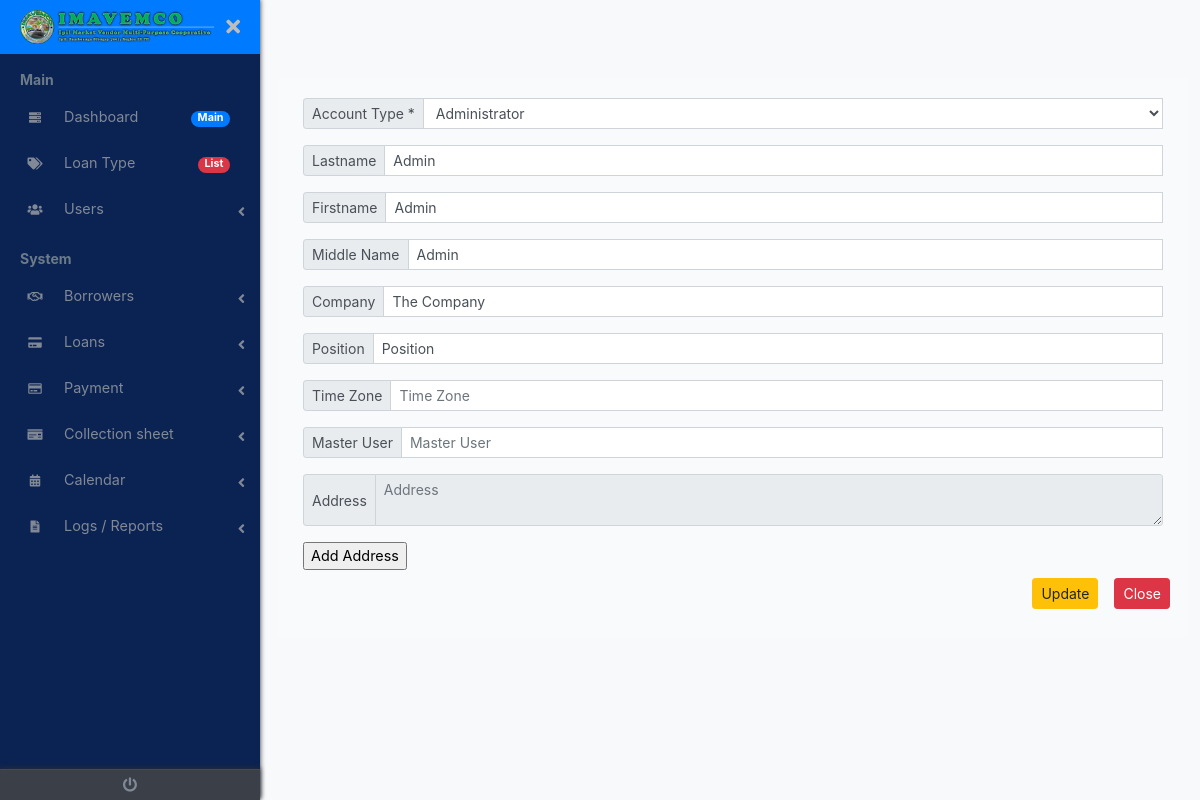
The app's page /routes/user/profile/index.php (signed in) with its own data.
### tables this page shows
CREATE TABLE `conf` (
  `id` int(11) NOT NULL,
  `cmpny_name` varchar(254) NOT NULL,
  `sys_name` varchar(254) NOT NULL,
  `sys_ver` varchar(254) NOT NULL,
  `sys_logo` varchar(254) NOT NULL,
  `navbar_logo` varchar(254) NOT NULL,
  `navbar_logo_scroll` varchar(254) NOT NULL,
  `favicon` varchar(254) NOT NULL,
  `dboard_bgimg` varchar(254) NOT NULL,
  `quote_title` varchar(254) NOT NULL,
  `ceo_pres` varchar(254) NOT NULL,
  `memail` varchar(254) NOT NULL,
  `facebook` text NOT NULL,
  `telno` varchar(254) NOT NULL,
  `mobileno` varchar(254) NOT NULL,
  `maddress` text NOT NULL,
  `idletime` int(11) NOT NULL,
  `themename` varchar(254) NOT NULL,
  `domainhome` varchar(254) NOT NULL,
  `fontglobal` varchar(254) NOT NULL,
  `datetoday` varchar(8) NOT NULL,
  `created` datetime NOT NULL,
  `primary_color` varchar(254) NOT NULL,
  `second_color` varchar(254) NOT NULL,
  `third_color` varchar(254) NOT NULL,
  `forth_color` varchar(254) NOT NULL,
  `fifth_color` varchar(254) NOT NULL,
  `sixth_color` varchar(254) NOT NULL,
  `seventh_color` varchar(254) NOT NULL,
  `eight_color` varchar(254) NOT NULL,
  `ninght_color` varchar(254) NOT NULL,
  `tenth_color` varchar(254) NOT NULL,
  `menu_gradient_color` varchar(254) NOT NULL,
  `geo_map` text NOT NULL,
  `build_by` varchar(254) NOT NULL,
  `cwebzite` varchar(254) NOT NULL,
  `dcurrencyx` varchar(15) NOT NULL,
  `nav_bar_orrient` text NOT NULL,
  `modified` timestamp NOT NULL DEFAULT current_timestamp() ON UPDATE current_timestamp(),
  `button_size` text NOT NULL,
  `content_width` text NOT NULL,
  `login_bg_color` text NOT NULL,
  `custom_link_register` text NOT NULL,
  `page_visit` int(11) NOT NULL,
  `d_main` text NOT NULL,
  `d_system` text NOT NULL,
  `d_app` text NOT NULL,
  `d_extra` text NOT NULL,
  `d_trash` text NOT NULL,
  `d_about` text NOT NULL,
  `profstyleimg` int(11) NOT NULL,
  `bgsidebarimg` text NOT NULL
);

CREATE TABLE `tbl_sysuser` (
  `usercode` varchar(254) NOT NULL,
  `username` varchar(254) NOT NULL,
  `passcode` varchar(254) NOT NULL,
  `pin` varchar(6) NOT NULL,
  `extname` text NOT NULL,
  `img_url` text NOT NULL,
  `fullname` text NOT NULL,
  `uemail` varchar(254) NOT NULL,
  `umobileno` varchar(20) NOT NULL,
  `xposition` varchar(254) NOT NULL,
  `secquest` varchar(254) NOT NULL,
  `secans` varchar(254) NOT NULL,
  `ulevpos` int(3) NOT NULL,
  `uonline` int(1) NOT NULL,
  `ustatz` int(1) NOT NULL,
  `createdby` varchar(254) NOT NULL,
  `lname` text NOT NULL,
  `fname` text NOT NULL,
  `mname` text NOT NULL,
  `address` text NOT NULL,
  `deletedx` int(1) NOT NULL,
  `testimony` text NOT NULL,
  `cmpny` text NOT NULL,
  `cmpny_position` text NOT NULL,
  `gogfirstime` int(1) NOT NULL,
  `created` datetime NOT NULL DEFAULT current_timestamp(),
  `modified` timestamp NOT NULL DEFAULT current_timestamp() ON UPDATE current_timestamp(),
  `timeZone` text NOT NULL,
  `numberOfAttempts` int(11) NOT NULL
);

### routes/user/profile/index.php (called while the page is built, shortened)
<?php
	include_once "../../../inc/webconfig/conf.php";
	$foldername = "user";
	$tblname = "tbl_sysuser";
	$prim_id = "usercode";
	$cnn = new PDO("mysql:host={$host};dbname={$db}", $unameroot, $pw);
	include_once "../../../content/template-part/{$themename}/dashboard-header.php";
	include_once "../../../content/view/{$foldername}/profile.php";
	include_once "../../../content/template-part/{$themename}/dashboard-footer.php";

### inc/webconfig/conf.php (called while the page is built, shortened)
<?php
	$chckfle = file_exists("inc/srvr.php");
	if ($chckfle) {
		include_once "inc/srvr.php";
	} else {
		$chckfle1 = file_exists("../../inc/srvr.php");
		if ($chckfle1) {
			include_once "../../inc/srvr.php";
		} else {
			$chckfle2 = file_exists("../../../inc/srvr.php");
			if ($chckfle2) {
				include_once "../../../inc/srvr.php";
			} else {
				include_once "../../../../inc/srvr.php";
			}
		}
	}
	try {
		$cnn = new PDO("mysql:host={$host};dbname={$db}", $unameroot, $pw);
		$qry_webconf = "SELECT * FROM conf WHERE id=:ownerid LIMIT 1";
		$stmt_webconf = $cnn->prepare($qry_webconf);
		$stmt_webconf->bindParam(':ownerid', $owner_id);
		$stmt_webconf->execute();
		$row_webconf = $stmt_webconf->fetch(PDO::FETCH_ASSOC);
		$navbarlogo = $row_webconf['navbar_logo'];
		$themename = $row_webconf['themename'];
		$dmaintitle = $row_webconf['d_main'];
		$dsystemtitle = $row_webconf['d_system'];
	} catch(PDOException $e) {
		$err = $e->getMessage();
		$err2 = strrchr($e,"1049");
		if($err2=1049){
			echo "Error: Unknown Database.<br><a href='".$dir."dbase/creadb'>Fix It!</a>";
			die;
		}
	}

### inc/srvr.php (called while the page is built, shortened)
<?php
	$owner_id	= 7;

### inc/xsession.php (called while the page is built, shortened)
<?php
	if(empty($_SESSION["usercode"]) || empty($_SESSION["username"]) || empty($_SESSION["fullname"]) || empty($_SESSION["ulevpos"]) || empty($_SESSION["surname"]) || empty($_SESSION["firstname"]) || empty($_SESSION["middlename"]) || empty($_SESSION["postitle"])) {
		header("location:../login");
	} else {
		$uid			= $_SESSION['usercode'];
	}

### content/view/user/profile.php (the view, shortened to what this page needs)
<?php
	include_once "../../../content/template-part/{$themename}/dashboard-navbar.php";
	include_once "../../../inc/address/index.php";
	$idedit = trim($uid);
	$qry_edit = "SELECT * FROM {$tblname} WHERE {$prim_id}=:idedit LIMIT 1";
	$stmt_edit = $cnn->prepare($qry_edit);
	$stmt_edit->bindParam(':idedit', $idedit);
	$stmt_edit->execute();
	$row_curr = $stmt_edit->fetch(PDO::FETCH_ASSOC);
	$lname = $row_curr['lname'];
	$fname = $row_curr['fname'];
	$mname = $row_curr['mname'];
	$address = $row_curr['address'];
	$createdby = $row_curr['createdby'];
	$cmpny = $row_curr['cmpny'];
	$cmpny_position = $row_curr['cmpny_position'];
	$timeZone = $row_curr['timeZone'];
?>
<main class="page-content">
	<div class="container-fluid bg-light-opacity">
		<form method="post" class="needs-validation" novalidate>
			<div class="input-group mb-3 input-group-sm">
				<div class="input-group-prepend">
					<span class="input-group-text">Account Type *</span>
				</div>
				<select id="idx_ulevpos" class="form-control" name="idx_ulevpos" required autofocus>
				</select>
			</div>
			<div class="input-group mb-3 input-group-sm">
				<div class="input-group-prepend">
					<span class="input-group-text">Lastname</span>
				</div>
				<input id="idx_lname" name="idx_lname" type="text" class="form-control" placeholder="Lastname" required value="<?php echo $lname; ?>">
			</div>
			<div class="input-group mb-3 input-group-sm">
				<div class="input-group-prepend">
					<span class="input-group-text">Firstname</span>
				</div>
				<input id="idx_fname" name="idx_fname" type="text" class="form-control" placeholder="Firstname" required value="<?php echo $fname; ?>">
			</div>
			<div class="input-group mb-3 input-group-sm">
				<div class="input-group-prepend">
					<span class="input-group-text">Middle Name</span>
				</div>
				<input id="idx_mname" name="idx_mname" type="text" class="form-control" placeholder="Middle Name" required value="<?php echo $mname; ?>">
			</div>
			<div class="input-group mb-3 input-group-sm">
				<div class="input-group-prepend">
					<span class="input-group-text">Company</span>
				</div>
				<input id="idx_cmpny" name="idx_cmpny" type="text" class="form-control" placeholder="Company" value="<?php echo $cmpny; ?>" list="cmpnyList">
			</div>
			<div class="input-group mb-3 input-group-sm">
				<div class="input-group-prepend">
					<span class="input-group-text">Position</span>
				</div>
				<input id="idx_cmpny_position" name="idx_cmpny_position" type="text" class="form-control" placeholder="Position" value="<?php echo $cmpny_position; ?>" list="cmpnyPositionList">
			</div>
			<div class="input-group mb-3 input-group-sm">
				<div class="input-group-prepend">
					<span class="input-group-text">Time Zone</span>
				</div>
				<input id="idx_timeZone" name="idx_timeZone" type="text" class="form-control" placeholder="Time Zone" value="<?php echo $timeZone; ?>" list="timeZoneList">
			</div>
			<div class="input-group mb-3 input-group-sm">
				<div class="input-group-prepend">
					<span class="input-group-text">Master User</span>
				</div>
				<input id="idx_createdby" name="idx_createdby" type="text" class="form-control" placeholder="Master User" value="<?php echo $createdby; ?>" list="userList">
			</div>
			<div class="input-group mb-3 input-group-sm">
				<div class="input-group-prepend">
					<span class="input-group-text">Address</span>
				</div>
				<textarea id="zaddress" class="form-control" placeholder="Address" name="zaddress" readonly autofocus><?php echo $address; ?></textarea>
			</div>
			<input id="plsaddrloc" type="button" data-toggle="modal" data-target="#ymModalAddress" value="Add Address" name="plsaddrloc">
			<div class="row justify-content-end">
				<input type="submit" name="btnUpdate" value="Update" class="btn btn-warning btn-sm m-2">
				<a href="../../../routes/<?php echo $foldername; ?>" class="btn btn-danger btn-sm m-2">Close</a>
			</div>
		</form>
	</div>
</main>

### content/template-part/imavemco/dashboard-navbar.php (shortened to what this page needs)
<?php
	$chckfle2 = file_exists("../../inc/xsession.php");
	if ($chckfle2) {
		include_once "../../inc/xsession.php";
		$baklnk = "../../";
	} else {
		include_once "../../../inc/xsession.php";
		$baklnk = "../../../";
	}
	if (empty(trim($dmaintitle))) {
		$dmaintitle2 = "Main";
		$dmaintitle2_display = "d-none";
	} else {
		$dmaintitle2 = $dmaintitle;
	}
	if (empty(trim($dsystemtitle))) {
		$dsystemtitle2 = "System";
		$dsystemtitle2_display = "d-none";
	} else {
		$dsystemtitle2 = $dsystemtitle;
	}
?>
<nav id="sidebar" class="sidebar-wrapper box-shadow-default">
	<div class="sidebar-brand bg-primary">
		<?php
			if ($sidelogdbr=1) {
				?>
					<a href="<?php echo $baklnk; ?>" class="text-left">
						<img src="<?php echo $baklnk.'content/theme/'.$themename.'/storage/img/'.$navbarlogo; ?>" class="dboard-top-left-logo">
					</a>
				<?php
			} else {
				?>
					<a href="<?php echo $baklnk; ?>">Visit Site</a>
				<?php
			}
		?>
		<div id="close-sidebar">
			<i class="fas fa-times"></i>
		</div>
	</div>
	<div class="sidebar-content">
		<div class="sidebar-menu border-0">
			<ul>
				<li class="header-menu">
					<span style="cursor: pointer;" onclick="window.open('<?php echo $baklnk; ?>routes/dashboard','_self');"><?php echo $dmaintitle2; ?></span>
				</li>
				<?php
					if ($_SESSION["ulevpos"]==1) {
						?>
							<li class="">
								<a href="<?php echo $baklnk; ?>routes/dashboard">
									<i class="fas fa-server"></i>
									<span>Dashboard</span>
									<span class="badge badge-pill badge-primary">Main</span>
								</a>
							</li>
						<?php
					}
				?>
				<?php
					if ($_SESSION["ulevpos"]==1) {
						?>
						<li class="">
							<a href="<?php echo $baklnk; ?>routes/item">
								<i class="fas fa-tags"></i>
								<span>Loan Type</span>
								<span class="badge badge-pill badge-danger">List</span>
							</a>
						</li>
						<?php
					}
				?>
				<li class="sidebar-dropdown">
					<a href="#" title="User">
						<i class="fas fa-users"></i>
						<span>Users</span>
					</a>
				</li>
				<li class="header-menu <?php echo $dsystemtitle2_display; ?>">
					<span><?php echo $dsystemtitle2; ?></span>
				</li>
				<?php include_once "dashboard-navbar-menu.php"; ?>
			</ul>
		</div>
	</div>
	<div class="sidebar-footer">
		<a href="<?php echo $baklnk; ?>inc/logout" title="Logout">
			<i class="fa fa-power-off"></i>
		</a>
	</div>
</nav>

### assets/css/dashboard.css (style rules this page uses)
body { font-size: 0.9rem; }
.page-wrapper .sidebar-wrapper, .sidebar-wrapper .sidebar-brand > a, .sidebar-wrapper .sidebar-dropdown > a:after, .sidebar-wrapper .sidebar-menu .sidebar-dropdown .sidebar-submenu li a:before, .sidebar-wrapper ul li a i, .page-wrapper .page-content, .sidebar-wrapper .sidebar-search input.search-menu, .sidebar-wrapper .sidebar-search .input-group-text, .sidebar-wrapper .sidebar-menu ul li a, #show-sidebar, #close-sidebar { -webkit-transition: all 0.3s ease; -moz-transition: all 0.3s ease; -ms-transition: all 0.3s ease; -o-transition: all 0.3s ease; transition: all 0.3s ease; }
.page-wrapper.toggled .sidebar-wrapper { left: 0px; }
@media screen and (min-width: 768px) { .page-wrapper.toggled .page-content { padding-left: 278px; padding-right: 12px; } }
.sidebar-wrapper { width: 260px; height: 100%; max-height: 100%; position: fixed; top: 0; left: -300px; z-index: 999; }
.sidebar-wrapper ul { list-style-type: none; padding: 0; margin: 0; }
.sidebar-wrapper a { text-decoration: none; }
.sidebar-content { max-height: calc(100% - 30px); height: calc(100% - 30px); overflow-y: auto; position: relative; padding-bottom: 180px; }
.sidebar-wrapper .sidebar-brand { padding: 10px 20px; display: flex; align-items: center; }
.sidebar-wrapper .sidebar-brand > a { text-transform: uppercase; font-weight: bold; flex-grow: 1; }
.sidebar-wrapper .sidebar-brand #close-sidebar { cursor: pointer; font-size: 20px; }
.sidebar-wrapper .sidebar-menu { padding-bottom: 10px; }
.sidebar-wrapper .sidebar-menu .header-menu span { font-weight: bold; font-size: 14px; padding: 15px 20px 5px 20px; display: inline-block; }
.sidebar-wrapper .sidebar-menu ul li a { display: inline-block; width: 100%; text-decoration: none; position: relative; padding: 8px 30px 8px 20px; }
.sidebar-wrapper .sidebar-menu ul li a i { margin-right: 10px; font-size: 12px; width: 30px; height: 30px; line-height: 30px; text-align: center; border-radius: 4px; }
.sidebar-wrapper .sidebar-menu .sidebar-dropdown > a:after { font-family: "Font Awesome 5 Free"; font-weight: 900; content: "\f104"; font-style: normal; display: inline-block; font-style: normal; font-variant: normal; text-rendering: auto; -webkit-font-smoothing: antialiased; -moz-osx-font-smoothing: grayscale; text-align: center; background: 0 0; position: absolute; right: 15px; top: 14px; }
.sidebar-wrapper .sidebar-menu ul li a span.label, .sidebar-wrapper .sidebar-menu ul li a span.badge { float: right; margin-top: 8px; margin-left: 5px; }
.sidebar-footer { position: absolute; width: 100%; bottom: 0; display: flex; }
.sidebar-footer > a { flex-grow: 1; text-align: center; height: 30px; line-height: 30px; position: relative; }
.page-wrapper .page-content { display: inline-block; width: 100%; padding-left: 0px; padding-top: 20px; }
.page-wrapper .page-content > div { padding: 20px 25px; }
.page-content { height: 100vh; }
.chiller-theme .sidebar-wrapper { background: #0b2352; }
.chiller-theme .sidebar-wrapper .sidebar-header, .chiller-theme .sidebar-wrapper .sidebar-search, .chiller-theme .sidebar-wrapper .sidebar-menu { border-top: 1px solid #3a3f48; }
.chiller-theme .sidebar-wrapper .sidebar-header .user-info .user-role, .chiller-theme .sidebar-wrapper .sidebar-header .user-info .user-status, .chiller-theme .sidebar-wrapper .sidebar-search input.search-menu, .chiller-theme .sidebar-wrapper .sidebar-search .input-group-text, .chiller-theme .sidebar-wrapper .sidebar-brand>a, .chiller-theme .sidebar-wrapper .sidebar-menu ul li a, .chiller-theme .sidebar-footer>a { color: #818896; }
.page-wrapper.chiller-theme.toggled #close-sidebar { color: #bdbdbd; }
.chiller-theme .sidebar-wrapper .sidebar-menu ul li a i, .chiller-theme .sidebar-wrapper .sidebar-menu .sidebar-dropdown div, .chiller-theme .sidebar-wrapper .sidebar-search input.search-menu, .chiller-theme .sidebar-wrapper .sidebar-search .input-group-text { background: #3a3f48; }
.chiller-theme .sidebar-wrapper .sidebar-menu .header-menu span { color: #6c7b88; }
.chiller-theme .sidebar-footer { background: #3a3f48; box-shadow: 0px -1px 5px #282c33; border-top: 1px solid #464a52; }
.chiller-theme .sidebar-footer>a:first-child { border-left: none; }
.chiller-theme .sidebar-footer>a:last-child { border-right: none; }

### records on screen
conf: themename+navbar_logo (picture), d_main "Main", d_system "System"
tbl_sysuser: idx_ulevpos "Administrator", idx_lname "Admin", idx_fname "Admin", idx_mname "Admin", idx_cmpny "The Company", idx_cmpny_position "Position"
